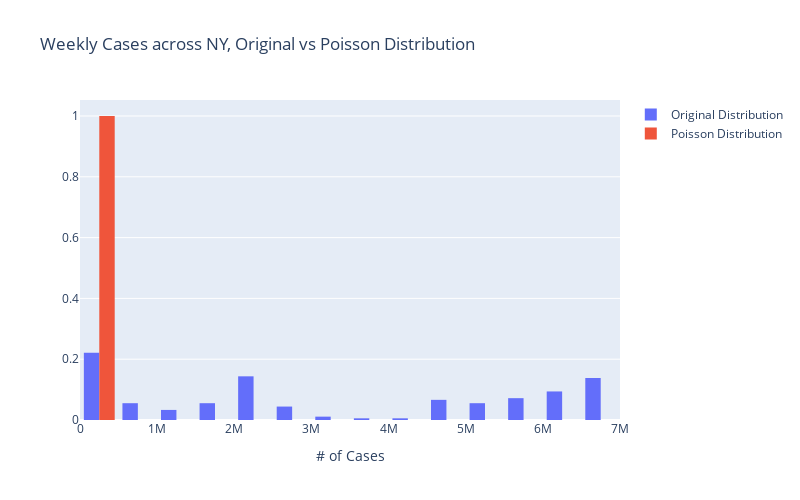

Write notebook code for a chart like this one.
### Code cell
poisson_ny = np.random.poisson(np.mean(weekly_cases_ny_data/1000000), len(weekly_cases_ny_data/1000000))

fig = go.Figure()

fig.add_trace(go.Histogram(x=weekly_cases_ny_data, name='Original Distribution', histnorm='probability'))
fig.add_trace(go.Histogram(x=poisson_ny, name='Poisson Distribution', histnorm='probability'))

fig.update_xaxes(title_text="# of Cases")
fig.update_layout(
    title='Weekly Cases across NY, Original vs Poisson Distribution',
    showlegend=True,
    width=800,
    height=500
)

fig.show()

### Figure 1 — Plotly figure (JSON) as saved in the notebook; plotly's stock layout.template omitted (floating-point values rounded to 4 significant figures; data arrays with more than 128 entries replaced by an {"elided": "..."} marker saying what was removed)
{"data": [{"histnorm": "probability", "name": "Original Distribution", "type": "histogram", "x": {"elided": "181 int values"}}, {"histnorm": "probability", "name": "Poisson Distribution", "type": "histogram", "x": {"elided": "181 int values"}}], "layout": {"height": 500, "showlegend": true, "title": {"text": "Weekly Cases across NY, Original vs Poisson Distribution"}, "width": 800, "xaxis": {"title": {"text": "# of Cases"}}}}
